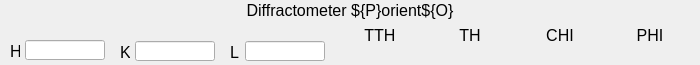
<?xml version="1.0" ?>
<ui version="4.0">
  <class>Dialog</class>
  <widget class="PyDMFrame" name="screen">
    <property name="geometry">
      <rect>
        <x>690</x>
        <y>570</y>
        <width>700</width>
        <height>65</height>
      </rect>
    </property>
    <property name="minimumSize">
      <size>
        <width>700</width>
        <height>65</height>
      </size>
    </property>
    <property name="styleSheet">
      <string notr="true">PyDMFrame#screen {
  color: rgb(0, 0, 0);
  background-color: rgb(218, 218, 218);
  }</string>
    </property>
    <property name="windowTitle">
      <string>orient_HKL_angles</string>
    </property>
    <layout class="QGridLayout" name="gridLayout" columnstretch="10,10,3,2,1,79,1,1,13,10,3,2,1,79,1,1,13,10,3,2,1,79,1,1,13,80,10,80,10,80,10,80,10" rowstretch="20,3,2,13,1,1,1,1,3,14,1,1,1,1,2">
      <property name="leftMargin">
        <number>0</number>
      </property>
      <property name="topMargin">
        <number>0</number>
      </property>
      <property name="rightMargin">
        <number>0</number>
      </property>
      <property name="bottomMargin">
        <number>0</number>
      </property>
      <property name="horizontalSpacing">
        <number>0</number>
      </property>
      <property name="verticalSpacing">
        <number>0</number>
      </property>
      <item row="0" column="0" colspan="33">
        <widget class="PyDMDrawingRectangle" name="rectangle">
          <property name="geometry">
            <rect>
              <x>0</x>
              <y>0</y>
              <width>700</width>
              <height>20</height>
            </rect>
          </property>
          <property name="sizePolicy">
            <sizepolicy hsizetype="Ignored" vsizetype="Ignored">
              <horstretch>0</horstretch>
              <verstretch>0</verstretch>
            </sizepolicy>
          </property>
          <property name="brush" stdset="0">
            <brush brushstyle="SolidPattern">
              <color alpha="255">
                <red>255</red>
                <green>255</green>
                <blue>255</blue>
              </color>
            </brush>
          </property>
          <property name="penStyle" stdset="0">
            <enum>Qt::SolidLine</enum>
          </property>
          <property name="penColor" stdset="0">
            <color>
              <red>255</red>
              <green>255</green>
              <blue>255</blue>
            </color>
          </property>
          <property name="penWidth" stdset="0">
            <double>3</double>
          </property>
          <property name="penCapStyle" stdset="0">
            <enum>Qt::FlatCap</enum>
          </property>
          <property name="toolTip">
            <string>rectangle</string>
          </property>
        </widget>
      </item>
      <item row="1" column="0" colspan="33">
        <widget class="PyDMDrawingRectangle" name="rectangle_1">
          <property name="geometry">
            <rect>
              <x>0</x>
              <y>20</y>
              <width>700</width>
              <height>3</height>
            </rect>
          </property>
          <property name="sizePolicy">
            <sizepolicy hsizetype="Ignored" vsizetype="Ignored">
              <horstretch>0</horstretch>
              <verstretch>0</verstretch>
            </sizepolicy>
          </property>
          <property name="brush" stdset="0">
            <brush brushstyle="SolidPattern">
              <color alpha="255">
                <red>10</red>
                <green>0</green>
                <blue>184</blue>
              </color>
            </brush>
          </property>
          <property name="penStyle" stdset="0">
            <enum>Qt::SolidLine</enum>
          </property>
          <property name="penColor" stdset="0">
            <color>
              <red>10</red>
              <green>0</green>
              <blue>184</blue>
            </color>
          </property>
          <property name="penWidth" stdset="0">
            <double>3</double>
          </property>
          <property name="penCapStyle" stdset="0">
            <enum>Qt::FlatCap</enum>
          </property>
          <property name="toolTip">
            <string>rectangle_1</string>
          </property>
        </widget>
      </item>
      <item row="0" column="0" colspan="33">
        <widget class="QLabel" name="text">
          <property name="geometry">
            <rect>
              <x>0</x>
              <y>0</y>
              <width>700</width>
              <height>20</height>
            </rect>
          </property>
          <property name="sizePolicy">
            <sizepolicy hsizetype="Ignored" vsizetype="Ignored">
              <horstretch>0</horstretch>
              <verstretch>0</verstretch>
            </sizepolicy>
          </property>
          <property name="text">
            <string>Diffractometer ${P}orient${O}</string>
          </property>
          <property name="font">
            <font>
              <pointsize>12</pointsize>
            </font>
          </property>
          <property name="brush" stdset="0">
            <brush brushstyle="SolidPattern">
              <color alpha="255">
                <red>0</red>
                <green>0</green>
                <blue>0</blue>
              </color>
            </brush>
          </property>
          <property name="toolTip">
            <string>text</string>
          </property>
          <property name="alignment">
            <set>Qt::AlignCenter</set>
          </property>
          <property name="styleSheet">
            <string notr="true">QLabel#text {
  color: rgb(0, 0, 0);
  }</string>
          </property>
        </widget>
      </item>
      <item row="3" column="5" rowspan="2" colspan="2">
        <widget class="PyDMLabel" name="text_update">
          <property name="geometry">
            <rect>
              <x>26</x>
              <y>25</y>
              <width>80</width>
              <height>14</height>
            </rect>
          </property>
          <property name="sizePolicy">
            <sizepolicy hsizetype="Ignored" vsizetype="Ignored">
              <horstretch>0</horstretch>
              <verstretch>0</verstretch>
            </sizepolicy>
          </property>
          <property name="toolTip">
            <string>PV: ${P}orient${O}:H_RBV</string>
          </property>
          <property name="channel" stdset="0">
            <string>ca://${P}orient${O}:H_RBV</string>
          </property>
          <property name="font">
            <font>
              <pointsize>8</pointsize>
            </font>
          </property>
          <property name="alignment">
            <set>Qt::AlignCenter</set>
          </property>
          <property name="textInteractionFlags">
            <set>Qt::TextSelectableByKeyboard|Qt::TextSelectableByMouse</set>
          </property>
          <property name="styleSheet">
            <string notr="true">PyDMLabel#text_update {
  color: rgb(10, 0, 184);
  background-color: rgb(218, 218, 218);
  }</string>
          </property>
        </widget>
      </item>
      <item row="6" column="4" rowspan="5" colspan="2">
        <widget class="PyDMLineEdit" name="text_entry">
          <property name="geometry">
            <rect>
              <x>25</x>
              <y>40</y>
              <width>80</width>
              <height>20</height>
            </rect>
          </property>
          <property name="sizePolicy">
            <sizepolicy hsizetype="Ignored" vsizetype="Ignored">
              <horstretch>0</horstretch>
              <verstretch>0</verstretch>
            </sizepolicy>
          </property>
          <property name="channel" stdset="0">
            <string>ca://${P}orient${O}:H</string>
          </property>
          <property name="toolTip">
            <string>${P}orient${O}:H</string>
          </property>
          <property name="font">
            <font>
              <pointsize>12</pointsize>
            </font>
          </property>
          <property name="styleSheet">
            <string notr="true">PyDMLineEdit#text_entry {
  color: rgb(0, 0, 0);
  background-color: rgb(115, 223, 255);
  border: 1px solid black;
  margin: 0px;
  padding: 0px;
  spacing: 0px;
  }</string>
          </property>
        </widget>
      </item>
      <item row="7" column="1" rowspan="5">
        <widget class="QLabel" name="text_1">
          <property name="geometry">
            <rect>
              <x>10</x>
              <y>41</y>
              <width>10</width>
              <height>20</height>
            </rect>
          </property>
          <property name="sizePolicy">
            <sizepolicy hsizetype="Ignored" vsizetype="Ignored">
              <horstretch>0</horstretch>
              <verstretch>0</verstretch>
            </sizepolicy>
          </property>
          <property name="text">
            <string>H</string>
          </property>
          <property name="font">
            <font>
              <pointsize>12</pointsize>
            </font>
          </property>
          <property name="brush" stdset="0">
            <brush brushstyle="SolidPattern">
              <color alpha="255">
                <red>0</red>
                <green>0</green>
                <blue>0</blue>
              </color>
            </brush>
          </property>
          <property name="toolTip">
            <string>text_1</string>
          </property>
          <property name="alignment">
            <set>Qt::AlignLeading|Qt::AlignLeft|Qt::AlignVCenter</set>
          </property>
          <property name="styleSheet">
            <string notr="true">QLabel#text_1 {
  color: rgb(0, 0, 0);
  }</string>
          </property>
        </widget>
      </item>
      <item row="4" column="3" rowspan="9" colspan="5">
        <widget class="PyDMDrawingRectangle" name="rectangle_2">
          <property name="geometry">
            <rect>
              <x>23</x>
              <y>38</y>
              <width>84</width>
              <height>24</height>
            </rect>
          </property>
          <property name="sizePolicy">
            <sizepolicy hsizetype="Ignored" vsizetype="Ignored">
              <horstretch>0</horstretch>
              <verstretch>0</verstretch>
            </sizepolicy>
          </property>
          <property name="brush" stdset="0">
            <brush brushstyle="NoBrush">
              <color alpha="255">
                <red>30</red>
                <green>187</green>
                <blue>0</blue>
              </color>
            </brush>
          </property>
          <property name="penStyle" stdset="0">
            <enum>Qt::SolidLine</enum>
          </property>
          <property name="penColor" stdset="0">
            <color>
              <red>30</red>
              <green>187</green>
              <blue>0</blue>
            </color>
          </property>
          <property name="penWidth" stdset="0">
            <double>2.0</double>
          </property>
          <property name="penCapStyle" stdset="0">
            <enum>Qt::FlatCap</enum>
          </property>
          <property name="rules" stdset="0">
            <string>[{&quot;name&quot;: &quot;visibility&quot;, &quot;property&quot;: &quot;Visible&quot;, &quot;channels&quot;: [{&quot;channel&quot;: &quot;ca://${P}orient${O}:H_busy&quot;, &quot;trigger&quot;: true, &quot;use_enum&quot;: false}], &quot;expression&quot;: &quot;ch[0]!=0&quot;}]</string>
          </property>
          <property name="toolTip">
            <string>rectangle_2</string>
          </property>
        </widget>
      </item>
      <item row="8" column="9" rowspan="5">
        <widget class="QLabel" name="text_2">
          <property name="geometry">
            <rect>
              <x>120</x>
              <y>42</y>
              <width>10</width>
              <height>20</height>
            </rect>
          </property>
          <property name="sizePolicy">
            <sizepolicy hsizetype="Ignored" vsizetype="Ignored">
              <horstretch>0</horstretch>
              <verstretch>0</verstretch>
            </sizepolicy>
          </property>
          <property name="text">
            <string>K</string>
          </property>
          <property name="font">
            <font>
              <pointsize>12</pointsize>
            </font>
          </property>
          <property name="brush" stdset="0">
            <brush brushstyle="SolidPattern">
              <color alpha="255">
                <red>0</red>
                <green>0</green>
                <blue>0</blue>
              </color>
            </brush>
          </property>
          <property name="toolTip">
            <string>text_2</string>
          </property>
          <property name="alignment">
            <set>Qt::AlignLeading|Qt::AlignLeft|Qt::AlignVCenter</set>
          </property>
          <property name="styleSheet">
            <string notr="true">QLabel#text_2 {
  color: rgb(0, 0, 0);
  }</string>
          </property>
        </widget>
      </item>
      <item row="7" column="12" rowspan="5" colspan="2">
        <widget class="PyDMLineEdit" name="text_entry_1">
          <property name="geometry">
            <rect>
              <x>135</x>
              <y>41</y>
              <width>80</width>
              <height>20</height>
            </rect>
          </property>
          <property name="sizePolicy">
            <sizepolicy hsizetype="Ignored" vsizetype="Ignored">
              <horstretch>0</horstretch>
              <verstretch>0</verstretch>
            </sizepolicy>
          </property>
          <property name="channel" stdset="0">
            <string>ca://${P}orient${O}:K</string>
          </property>
          <property name="toolTip">
            <string>${P}orient${O}:K</string>
          </property>
          <property name="font">
            <font>
              <pointsize>12</pointsize>
            </font>
          </property>
          <property name="styleSheet">
            <string notr="true">PyDMLineEdit#text_entry_1 {
  color: rgb(0, 0, 0);
  background-color: rgb(115, 223, 255);
  border: 1px solid black;
  margin: 0px;
  padding: 0px;
  spacing: 0px;
  }</string>
          </property>
        </widget>
      </item>
      <item row="5" column="11" rowspan="9" colspan="5">
        <widget class="PyDMDrawingRectangle" name="rectangle_3">
          <property name="geometry">
            <rect>
              <x>133</x>
              <y>39</y>
              <width>84</width>
              <height>24</height>
            </rect>
          </property>
          <property name="sizePolicy">
            <sizepolicy hsizetype="Ignored" vsizetype="Ignored">
              <horstretch>0</horstretch>
              <verstretch>0</verstretch>
            </sizepolicy>
          </property>
          <property name="brush" stdset="0">
            <brush brushstyle="NoBrush">
              <color alpha="255">
                <red>30</red>
                <green>187</green>
                <blue>0</blue>
              </color>
            </brush>
          </property>
          <property name="penStyle" stdset="0">
            <enum>Qt::SolidLine</enum>
          </property>
          <property name="penColor" stdset="0">
            <color>
              <red>30</red>
              <green>187</green>
              <blue>0</blue>
            </color>
          </property>
          <property name="penWidth" stdset="0">
            <double>2.0</double>
          </property>
          <property name="penCapStyle" stdset="0">
            <enum>Qt::FlatCap</enum>
          </property>
          <property name="rules" stdset="0">
            <string>[{&quot;name&quot;: &quot;visibility&quot;, &quot;property&quot;: &quot;Visible&quot;, &quot;channels&quot;: [{&quot;channel&quot;: &quot;ca://${P}orient${O}:K_busy&quot;, &quot;trigger&quot;: true, &quot;use_enum&quot;: false}], &quot;expression&quot;: &quot;ch[0]!=0&quot;}]</string>
          </property>
          <property name="toolTip">
            <string>rectangle_3</string>
          </property>
        </widget>
      </item>
      <item row="3" column="13" rowspan="2" colspan="2">
        <widget class="PyDMLabel" name="text_update_1">
          <property name="geometry">
            <rect>
              <x>136</x>
              <y>25</y>
              <width>80</width>
              <height>14</height>
            </rect>
          </property>
          <property name="sizePolicy">
            <sizepolicy hsizetype="Ignored" vsizetype="Ignored">
              <horstretch>0</horstretch>
              <verstretch>0</verstretch>
            </sizepolicy>
          </property>
          <property name="toolTip">
            <string>PV: ${P}orient${O}:K_RBV</string>
          </property>
          <property name="channel" stdset="0">
            <string>ca://${P}orient${O}:K_RBV</string>
          </property>
          <property name="font">
            <font>
              <pointsize>8</pointsize>
            </font>
          </property>
          <property name="alignment">
            <set>Qt::AlignCenter</set>
          </property>
          <property name="textInteractionFlags">
            <set>Qt::TextSelectableByKeyboard|Qt::TextSelectableByMouse</set>
          </property>
          <property name="styleSheet">
            <string notr="true">PyDMLabel#text_update_1 {
  color: rgb(10, 0, 184);
  background-color: rgb(218, 218, 218);
  }</string>
          </property>
        </widget>
      </item>
      <item row="8" column="17" rowspan="5">
        <widget class="QLabel" name="text_3">
          <property name="geometry">
            <rect>
              <x>230</x>
              <y>42</y>
              <width>10</width>
              <height>20</height>
            </rect>
          </property>
          <property name="sizePolicy">
            <sizepolicy hsizetype="Ignored" vsizetype="Ignored">
              <horstretch>0</horstretch>
              <verstretch>0</verstretch>
            </sizepolicy>
          </property>
          <property name="text">
            <string>L</string>
          </property>
          <property name="font">
            <font>
              <pointsize>12</pointsize>
            </font>
          </property>
          <property name="brush" stdset="0">
            <brush brushstyle="SolidPattern">
              <color alpha="255">
                <red>0</red>
                <green>0</green>
                <blue>0</blue>
              </color>
            </brush>
          </property>
          <property name="toolTip">
            <string>text_3</string>
          </property>
          <property name="alignment">
            <set>Qt::AlignLeading|Qt::AlignLeft|Qt::AlignVCenter</set>
          </property>
          <property name="styleSheet">
            <string notr="true">QLabel#text_3 {
  color: rgb(0, 0, 0);
  }</string>
          </property>
        </widget>
      </item>
      <item row="7" column="20" rowspan="5" colspan="2">
        <widget class="PyDMLineEdit" name="text_entry_2">
          <property name="geometry">
            <rect>
              <x>245</x>
              <y>41</y>
              <width>80</width>
              <height>20</height>
            </rect>
          </property>
          <property name="sizePolicy">
            <sizepolicy hsizetype="Ignored" vsizetype="Ignored">
              <horstretch>0</horstretch>
              <verstretch>0</verstretch>
            </sizepolicy>
          </property>
          <property name="channel" stdset="0">
            <string>ca://${P}orient${O}:L</string>
          </property>
          <property name="toolTip">
            <string>${P}orient${O}:L</string>
          </property>
          <property name="font">
            <font>
              <pointsize>12</pointsize>
            </font>
          </property>
          <property name="styleSheet">
            <string notr="true">PyDMLineEdit#text_entry_2 {
  color: rgb(0, 0, 0);
  background-color: rgb(115, 223, 255);
  border: 1px solid black;
  margin: 0px;
  padding: 0px;
  spacing: 0px;
  }</string>
          </property>
        </widget>
      </item>
      <item row="5" column="19" rowspan="9" colspan="5">
        <widget class="PyDMDrawingRectangle" name="rectangle_4">
          <property name="geometry">
            <rect>
              <x>243</x>
              <y>39</y>
              <width>84</width>
              <height>24</height>
            </rect>
          </property>
          <property name="sizePolicy">
            <sizepolicy hsizetype="Ignored" vsizetype="Ignored">
              <horstretch>0</horstretch>
              <verstretch>0</verstretch>
            </sizepolicy>
          </property>
          <property name="brush" stdset="0">
            <brush brushstyle="NoBrush">
              <color alpha="255">
                <red>30</red>
                <green>187</green>
                <blue>0</blue>
              </color>
            </brush>
          </property>
          <property name="penStyle" stdset="0">
            <enum>Qt::SolidLine</enum>
          </property>
          <property name="penColor" stdset="0">
            <color>
              <red>30</red>
              <green>187</green>
              <blue>0</blue>
            </color>
          </property>
          <property name="penWidth" stdset="0">
            <double>2.0</double>
          </property>
          <property name="penCapStyle" stdset="0">
            <enum>Qt::FlatCap</enum>
          </property>
          <property name="rules" stdset="0">
            <string>[{&quot;name&quot;: &quot;visibility&quot;, &quot;property&quot;: &quot;Visible&quot;, &quot;channels&quot;: [{&quot;channel&quot;: &quot;ca://${P}orient${O}:L_busy&quot;, &quot;trigger&quot;: true, &quot;use_enum&quot;: false}], &quot;expression&quot;: &quot;ch[0]!=0&quot;}]</string>
          </property>
          <property name="toolTip">
            <string>rectangle_4</string>
          </property>
        </widget>
      </item>
      <item row="3" column="21" rowspan="2" colspan="2">
        <widget class="PyDMLabel" name="text_update_2">
          <property name="geometry">
            <rect>
              <x>246</x>
              <y>25</y>
              <width>80</width>
              <height>14</height>
            </rect>
          </property>
          <property name="sizePolicy">
            <sizepolicy hsizetype="Ignored" vsizetype="Ignored">
              <horstretch>0</horstretch>
              <verstretch>0</verstretch>
            </sizepolicy>
          </property>
          <property name="toolTip">
            <string>PV: ${P}orient${O}:L_RBV</string>
          </property>
          <property name="channel" stdset="0">
            <string>ca://${P}orient${O}:L_RBV</string>
          </property>
          <property name="font">
            <font>
              <pointsize>8</pointsize>
            </font>
          </property>
          <property name="alignment">
            <set>Qt::AlignCenter</set>
          </property>
          <property name="textInteractionFlags">
            <set>Qt::TextSelectableByKeyboard|Qt::TextSelectableByMouse</set>
          </property>
          <property name="styleSheet">
            <string notr="true">PyDMLabel#text_update_2 {
  color: rgb(10, 0, 184);
  background-color: rgb(218, 218, 218);
  }</string>
          </property>
        </widget>
      </item>
      <item row="3" column="29" rowspan="6">
        <widget class="QLabel" name="text_4">
          <property name="geometry">
            <rect>
              <x>520</x>
              <y>25</y>
              <width>80</width>
              <height>20</height>
            </rect>
          </property>
          <property name="sizePolicy">
            <sizepolicy hsizetype="Ignored" vsizetype="Ignored">
              <horstretch>0</horstretch>
              <verstretch>0</verstretch>
            </sizepolicy>
          </property>
          <property name="text">
            <string>CHI</string>
          </property>
          <property name="font">
            <font>
              <pointsize>12</pointsize>
            </font>
          </property>
          <property name="brush" stdset="0">
            <brush brushstyle="SolidPattern">
              <color alpha="255">
                <red>0</red>
                <green>0</green>
                <blue>0</blue>
              </color>
            </brush>
          </property>
          <property name="toolTip">
            <string>text_4</string>
          </property>
          <property name="alignment">
            <set>Qt::AlignCenter</set>
          </property>
          <property name="styleSheet">
            <string notr="true">QLabel#text_4 {
  color: rgb(0, 0, 0);
  }</string>
          </property>
        </widget>
      </item>
      <item row="9" column="29">
        <widget class="PyDMLabel" name="text_update_3">
          <property name="geometry">
            <rect>
              <x>520</x>
              <y>45</y>
              <width>80</width>
              <height>14</height>
            </rect>
          </property>
          <property name="sizePolicy">
            <sizepolicy hsizetype="Ignored" vsizetype="Ignored">
              <horstretch>0</horstretch>
              <verstretch>0</verstretch>
            </sizepolicy>
          </property>
          <property name="toolTip">
            <string>PV: ${P}orient${O}:CHI</string>
          </property>
          <property name="channel" stdset="0">
            <string>ca://${P}orient${O}:CHI</string>
          </property>
          <property name="font">
            <font>
              <pointsize>8</pointsize>
            </font>
          </property>
          <property name="alignment">
            <set>Qt::AlignCenter</set>
          </property>
          <property name="textInteractionFlags">
            <set>Qt::TextSelectableByKeyboard|Qt::TextSelectableByMouse</set>
          </property>
          <property name="styleSheet">
            <string notr="true">PyDMLabel#text_update_3 {
  color: rgb(10, 0, 184);
  background-color: rgb(218, 218, 218);
  }</string>
          </property>
        </widget>
      </item>
      <item row="3" column="31" rowspan="6">
        <widget class="QLabel" name="text_5">
          <property name="geometry">
            <rect>
              <x>610</x>
              <y>25</y>
              <width>80</width>
              <height>20</height>
            </rect>
          </property>
          <property name="sizePolicy">
            <sizepolicy hsizetype="Ignored" vsizetype="Ignored">
              <horstretch>0</horstretch>
              <verstretch>0</verstretch>
            </sizepolicy>
          </property>
          <property name="text">
            <string>PHI</string>
          </property>
          <property name="font">
            <font>
              <pointsize>12</pointsize>
            </font>
          </property>
          <property name="brush" stdset="0">
            <brush brushstyle="SolidPattern">
              <color alpha="255">
                <red>0</red>
                <green>0</green>
                <blue>0</blue>
              </color>
            </brush>
          </property>
          <property name="toolTip">
            <string>text_5</string>
          </property>
          <property name="alignment">
            <set>Qt::AlignCenter</set>
          </property>
          <property name="styleSheet">
            <string notr="true">QLabel#text_5 {
  color: rgb(0, 0, 0);
  }</string>
          </property>
        </widget>
      </item>
      <item row="9" column="31">
        <widget class="PyDMLabel" name="text_update_4">
          <property name="geometry">
            <rect>
              <x>610</x>
              <y>45</y>
              <width>80</width>
              <height>14</height>
            </rect>
          </property>
          <property name="sizePolicy">
            <sizepolicy hsizetype="Ignored" vsizetype="Ignored">
              <horstretch>0</horstretch>
              <verstretch>0</verstretch>
            </sizepolicy>
          </property>
          <property name="toolTip">
            <string>PV: ${P}orient${O}:PHI</string>
          </property>
          <property name="channel" stdset="0">
            <string>ca://${P}orient${O}:PHI</string>
          </property>
          <property name="font">
            <font>
              <pointsize>8</pointsize>
            </font>
          </property>
          <property name="alignment">
            <set>Qt::AlignCenter</set>
          </property>
          <property name="textInteractionFlags">
            <set>Qt::TextSelectableByKeyboard|Qt::TextSelectableByMouse</set>
          </property>
          <property name="styleSheet">
            <string notr="true">PyDMLabel#text_update_4 {
  color: rgb(10, 0, 184);
  background-color: rgb(218, 218, 218);
  }</string>
          </property>
        </widget>
      </item>
      <item row="3" column="25" rowspan="6">
        <widget class="QLabel" name="text_6">
          <property name="geometry">
            <rect>
              <x>340</x>
              <y>25</y>
              <width>80</width>
              <height>20</height>
            </rect>
          </property>
          <property name="sizePolicy">
            <sizepolicy hsizetype="Ignored" vsizetype="Ignored">
              <horstretch>0</horstretch>
              <verstretch>0</verstretch>
            </sizepolicy>
          </property>
          <property name="text">
            <string>TTH</string>
          </property>
          <property name="font">
            <font>
              <pointsize>12</pointsize>
            </font>
          </property>
          <property name="brush" stdset="0">
            <brush brushstyle="SolidPattern">
              <color alpha="255">
                <red>0</red>
                <green>0</green>
                <blue>0</blue>
              </color>
            </brush>
          </property>
          <property name="toolTip">
            <string>text_6</string>
          </property>
          <property name="alignment">
            <set>Qt::AlignCenter</set>
          </property>
          <property name="styleSheet">
            <string notr="true">QLabel#text_6 {
  color: rgb(0, 0, 0);
  }</string>
          </property>
        </widget>
      </item>
      <item row="9" column="25">
        <widget class="PyDMLabel" name="text_update_5">
          <property name="geometry">
            <rect>
              <x>340</x>
              <y>45</y>
              <width>80</width>
              <height>14</height>
            </rect>
          </property>
          <property name="sizePolicy">
            <sizepolicy hsizetype="Ignored" vsizetype="Ignored">
              <horstretch>0</horstretch>
              <verstretch>0</verstretch>
            </sizepolicy>
          </property>
          <property name="toolTip">
            <string>PV: ${P}orient${O}:TTH</string>
          </property>
          <property name="channel" stdset="0">
            <string>ca://${P}orient${O}:TTH</string>
          </property>
          <property name="font">
            <font>
              <pointsize>8</pointsize>
            </font>
          </property>
          <property name="alignment">
            <set>Qt::AlignCenter</set>
          </property>
          <property name="textInteractionFlags">
            <set>Qt::TextSelectableByKeyboard|Qt::TextSelectableByMouse</set>
          </property>
          <property name="styleSheet">
            <string notr="true">PyDMLabel#text_update_5 {
  color: rgb(10, 0, 184);
  background-color: rgb(218, 218, 218);
  }</string>
          </property>
        </widget>
      </item>
      <item row="3" column="27" rowspan="6">
        <widget class="QLabel" name="text_7">
          <property name="geometry">
            <rect>
              <x>430</x>
              <y>25</y>
              <width>80</width>
              <height>20</height>
            </rect>
          </property>
          <property name="sizePolicy">
            <sizepolicy hsizetype="Ignored" vsizetype="Ignored">
              <horstretch>0</horstretch>
              <verstretch>0</verstretch>
            </sizepolicy>
          </property>
          <property name="text">
            <string>TH</string>
          </property>
          <property name="font">
            <font>
              <pointsize>12</pointsize>
            </font>
          </property>
          <property name="brush" stdset="0">
            <brush brushstyle="SolidPattern">
              <color alpha="255">
                <red>0</red>
                <green>0</green>
                <blue>0</blue>
              </color>
            </brush>
          </property>
          <property name="toolTip">
            <string>text_7</string>
          </property>
          <property name="alignment">
            <set>Qt::AlignCenter</set>
          </property>
          <property name="styleSheet">
            <string notr="true">QLabel#text_7 {
  color: rgb(0, 0, 0);
  }</string>
          </property>
        </widget>
      </item>
      <item row="9" column="27">
        <widget class="PyDMLabel" name="text_update_6">
          <property name="geometry">
            <rect>
              <x>430</x>
              <y>45</y>
              <width>80</width>
              <height>14</height>
            </rect>
          </property>
          <property name="sizePolicy">
            <sizepolicy hsizetype="Ignored" vsizetype="Ignored">
              <horstretch>0</horstretch>
              <verstretch>0</verstretch>
            </sizepolicy>
          </property>
          <property name="toolTip">
            <string>PV: ${P}orient${O}:TH</string>
          </property>
          <property name="channel" stdset="0">
            <string>ca://${P}orient${O}:TH</string>
          </property>
          <property name="font">
            <font>
              <pointsize>8</pointsize>
            </font>
          </property>
          <property name="alignment">
            <set>Qt::AlignCenter</set>
          </property>
          <property name="textInteractionFlags">
            <set>Qt::TextSelectableByKeyboard|Qt::TextSelectableByMouse</set>
          </property>
          <property name="styleSheet">
            <string notr="true">PyDMLabel#text_update_6 {
  color: rgb(10, 0, 184);
  background-color: rgb(218, 218, 218);
  }</string>
          </property>
        </widget>
      </item>
    </layout>
    <zorder>rectangle</zorder>
    <zorder>rectangle_1</zorder>
    <zorder>text</zorder>
    <zorder>text_update</zorder>
    <zorder>text_entry</zorder>
    <zorder>text_1</zorder>
    <zorder>rectangle_2</zorder>
    <zorder>text_2</zorder>
    <zorder>text_entry_1</zorder>
    <zorder>rectangle_3</zorder>
    <zorder>text_update_1</zorder>
    <zorder>text_3</zorder>
    <zorder>text_entry_2</zorder>
    <zorder>rectangle_4</zorder>
    <zorder>text_update_2</zorder>
    <zorder>text_4</zorder>
    <zorder>text_update_3</zorder>
    <zorder>text_5</zorder>
    <zorder>text_update_4</zorder>
    <zorder>text_6</zorder>
    <zorder>text_update_5</zorder>
    <zorder>text_7</zorder>
    <zorder>text_update_6</zorder>
  </widget>
  <customwidgets>
    <customwidget>
      <class>PyDMDrawingRectangle</class>
      <extends>QWidget</extends>
      <header>pydm.widgets.drawing</header>
    </customwidget>
    <customwidget>
      <class>PyDMLabel</class>
      <extends>QLabel</extends>
      <header>pydm.widgets.label</header>
    </customwidget>
    <customwidget>
      <class>PyDMLineEdit</class>
      <extends>QLineEdit</extends>
      <header>pydm.widgets.line_edit</header>
    </customwidget>
    <customwidget>
      <class>PyDMFrame</class>
      <extends>QFrame</extends>
      <header>pydm.widgets.frame</header>
    </customwidget>
  </customwidgets>
</ui>
